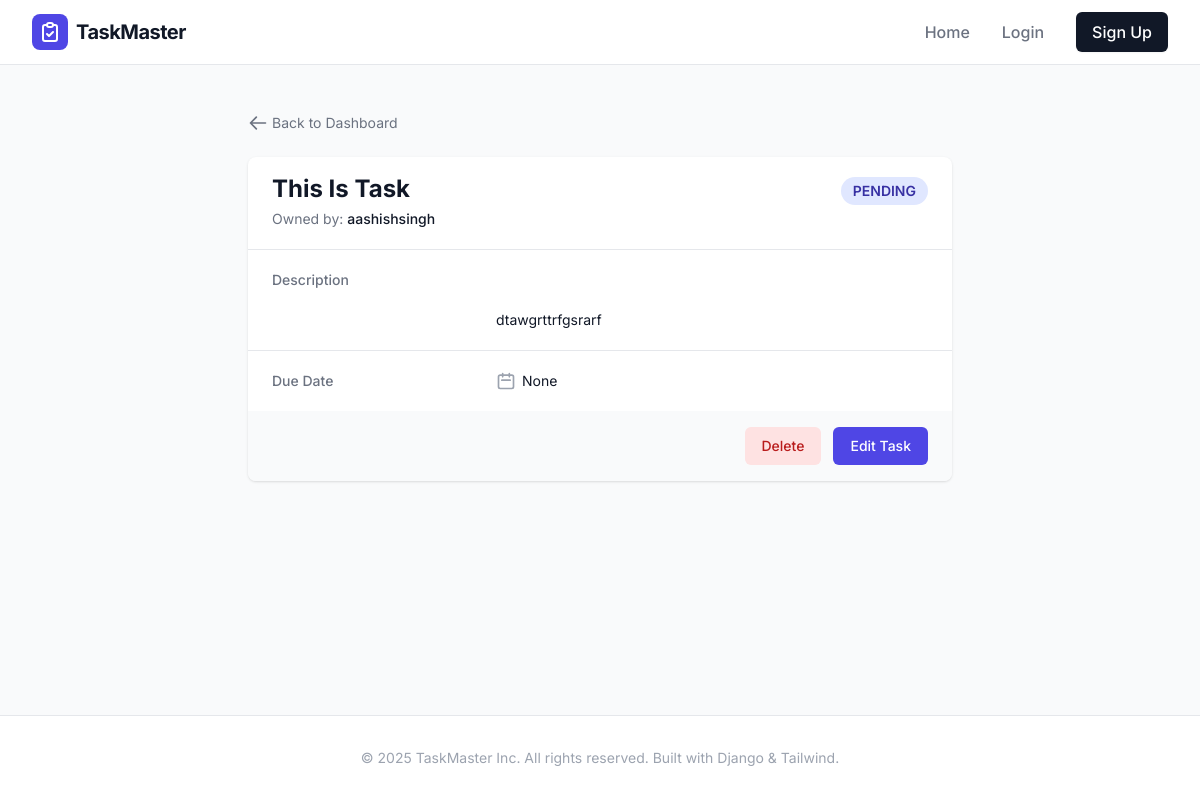
The app's page /task/4/ with its own data.
### tasks/models.py (models this page shows, shortened)
class Tasks(models.Model):
    title=models.CharField(max_length=100)
    description=models.TextField()
    CHOICES=[
        ("PENDING",'Pending'),
        ('DONE','Done'),
        ('NOT_DONE','Not Done'),
    ]
    status=models.CharField(max_length=20,choices=CHOICES,default='PENDING')
    owner=models.ForeignKey(get_user_model(),on_delete=models.CASCADE)
    due_date=models.DateField(null=True,blank=True)
    """Get absolute is very useful. for the detail page if we ever
    change the url it automatically changes all the urls for it and we can use
    name.get_absolute_url in templates for easy url access
    """

### tasks/views.py (the view)
# urls.py: path('task/<int:pk>/',TaskDetailView.as_view(),name='task_detail'),
class TaskDetailView(DetailView):
    model=Tasks
    template_name='task_detail.html'
    context_object_name='task'

### Templates/task_detail.html
{% extends 'base.html' %}
{% block content %}
<div class="max-w-3xl mx-auto px-4 sm:px-6 lg:px-8 py-12">
    <div class="mb-6">
        <a href="{% url 'task' %}" class="flex items-center text-sm text-gray-500 hover:text-gray-700 transition">
            <svg class="mr-1 h-5 w-5" fill="none" viewBox="0 0 24 24" stroke="currentColor">
                <path stroke-linecap="round" stroke-linejoin="round" stroke-width="2" d="M10 19l-7-7m0 0l7-7m-7 7h18" />
            </svg>
            Back to Dashboard
        </a>
    </div>
    <div class="bg-white shadow overflow-hidden sm:rounded-lg">
        <div class="px-4 py-5 sm:px-6 flex justify-between items-start">
            <div>
                <h3 class="text-2xl font-bold leading-6 text-gray-900">
                    {{ task.title }}
                </h3>
                <p class="mt-2 max-w-2xl text-sm text-gray-500">
                    Owned by: <span class="font-medium text-gray-900">{{ task.owner }}</span>
                </p>
            </div>
            <span class="px-3 py-1 inline-flex text-sm leading-5 font-semibold rounded-full bg-indigo-100 text-indigo-800">
                {{ task.status }}
            </span>
        </div>
        <div class="border-t border-gray-200 px-4 py-5 sm:p-0">
            <dl class="sm:divide-y sm:divide-gray-200">
                <div class="py-4 sm:py-5 sm:grid sm:grid-cols-3 sm:gap-4 sm:px-6">
                    <dt class="text-sm font-medium text-gray-500">
                        Description
                    </dt>
                    <dd class="mt-1 text-sm text-gray-900 sm:mt-0 sm:col-span-2 whitespace-pre-line">
                        {{ task.description }}
                    </dd>
                </div>
                <div class="py-4 sm:py-5 sm:grid sm:grid-cols-3 sm:gap-4 sm:px-6">
                    <dt class="text-sm font-medium text-gray-500">
                        Due Date
                    </dt>
                    <dd class="mt-1 text-sm text-gray-900 sm:mt-0 sm:col-span-2">
                        <div class="flex items-center">
                            <svg class="flex-shrink-0 mr-1.5 h-5 w-5 text-gray-400" fill="none" viewBox="0 0 24 24" stroke="currentColor">
                                <path stroke-linecap="round" stroke-linejoin="round" stroke-width="2" d="M8 7V3m8 4V3m-9 8h10M5 21h14a2 2 0 002-2V7a2 2 0 00-2-2H5a2 2 0 00-2 2v12a2 2 0 002 2z" />
                            </svg>
                            {{ task.due_date }}
                        </div>
                    </dd>
                </div>
            </dl>
        </div>
        <div class="bg-gray-50 px-4 py-4 sm:px-6 flex justify-end space-x-3">
            <a href="{% url 'task_delete' task.pk %}" class="inline-flex items-center px-4 py-2 border border-transparent text-sm font-medium rounded-md text-red-700 bg-red-100 hover:bg-red-200 focus:outline-none focus:ring-2 focus:ring-offset-2 focus:ring-red-500">
                Delete
            </a>
            <a href="{% url 'task_edit' task.pk %}" class="inline-flex items-center px-4 py-2 border border-transparent text-sm font-medium rounded-md text-white bg-indigo-600 hover:bg-indigo-700 focus:outline-none focus:ring-2 focus:ring-offset-2 focus:ring-indigo-500">
                Edit Task
            </a>
        </div>
    </div>
</div>
{% endblock %}

### Templates/base.html (style rules this page uses)
body { font-family: 'Inter', sans-serif; }

### records on screen
Tasks: title "This Is Task", owner "aashishsingh", status "PENDING", description "dtawgrttrfgsrarf", due_date "None"
